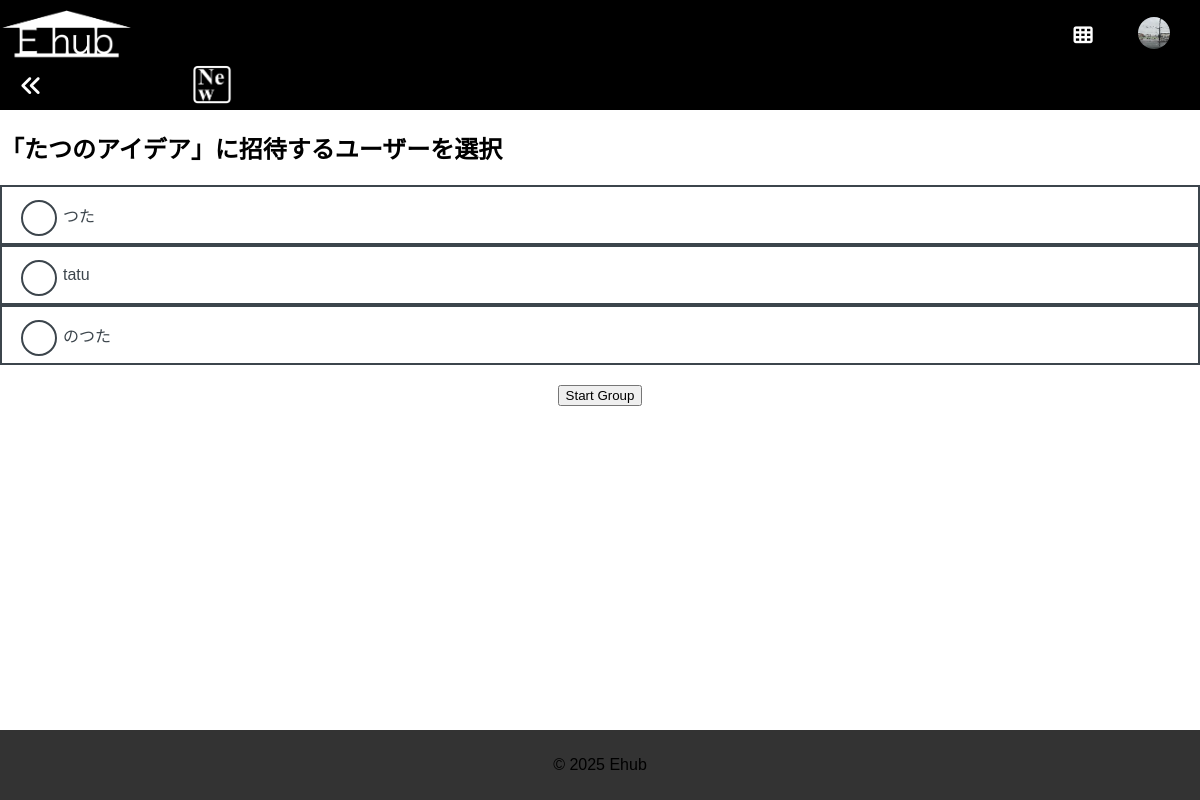
Screenshot of /group_select_users/1 (signed in) with the database file from the repository.
### models.py (models this page shows, shortened)
class User(UserMixin, db.Model):
    __tablename__ = 'user'  # 明示的にテーブル名を指定
    id = db.Column(db.Integer, primary_key=True)
    username = db.Column(db.String(64), nullable=False, unique=True)
    password_hash = db.Column(db.String(128), nullable=False)
    name = db.Column(db.String(100))
    birthdate = db.Column(db.Date)
    email = db.Column(db.String(120))
    topphoto = db.Column(db.String(255))  # 例: "user_1_topphoto.png"
    interests = db.relationship(
        'Category',
        secondary=user_interests,
        backref='users',
        lazy='dynamic'
    )
    ideas = db.relationship('Idea', backref='author', lazy='dynamic')
    notifications = db.relationship(
        'Notification',
        foreign_keys='Notification.user_id',
        backref='recipient',
        lazy='dynamic'
    )
    followers = db.relationship(
        'User',
        secondary=user_follows,
        primaryjoin=(user_follows.c.followed_id == id),
        secondaryjoin=(user_follows.c.follower_id == id),
        backref=db.backref('following', lazy='dynamic'),
        lazy='dynamic'
    )
    def get_mutual_followers_with(self, other_user):
        if not other_user:
            return []
        self_following_list = self.following.all()
        other_following_list = other_user.following.all()
        mutual = [u for u in self_following_list if u in other_following_list]
        return mutual

class Idea(db.Model):
    id = db.Column(db.Integer, primary_key=True)
    title = db.Column(db.String(128), nullable=False)
    description = db.Column(db.Text, nullable=False)
    created_at = db.Column(db.DateTime, default=datetime.utcnow)
    author_id = db.Column(db.Integer, db.ForeignKey('user.id'), nullable=True)
    categories = db.relationship(
        'Category',
        secondary=idea_categories,
        backref='ideas',
        lazy='dynamic'
    )
    comments = db.relationship('Comment', backref='idea', lazy='dynamic')
    followers = db.relationship(
        'User',
        secondary='idea_followers',
        backref='followed_ideas'
    )
    flowers = db.relationship(
        'User',
        secondary=idea_flowers,
        backref='flowered_ideas'
    )

### app.py (the view, shortened to what this page needs)
@app.route('/group_select_users/<int:idea_id>', methods=['GET','POST'])
@login_required
def group_select_users(idea_id):
    idea = Idea.query.get_or_404(idea_id)
    cusers = db.session.query(Comment.user_id).filter_by(idea_id=idea.id).distinct().all()
    comment_user_ids = {cu.user_id for cu in cusers if cu.user_id}
    mutual_followers = current_user.get_mutual_followers_with(current_user)
    mutual_user_ids = {u.id for u in mutual_followers}
    all_user_ids = comment_user_ids.union(mutual_user_ids)
    if current_user.id in all_user_ids:
        all_user_ids.remove(current_user.id)
    users = User.query.filter(User.id.in_(all_user_ids)).all()
    form = GroupSelectForm()
    return render_template('group_select_users.html', idea=idea, users=users, form=form)

### forms.py
class GroupSelectForm(FlaskForm):
    pass  # あるいは selected_users = Field(...), etc.

### app.py (called while the page is built)
@login_manager.user_loader
def load_user(user_id):
    return User.query.get(int(user_id))

### templates/group_select_users.html (shortened to what this page needs)
{% extends "base.html" %}
{% block content %}
<h2>「{{ idea.title }}」に招待するユーザーを選択</h2>
<form method="post" class="form">
  {% for u in users %}
    <div class="userContainer">
      <div class="checkboxContainer">
         <input type="checkbox" id="user_{{ u.id }}" name="selected_users" value="{{ u.id }}">
      </div>
      <div class="usernameContainer">
         {{ u.username }}
      </div>
    </div>
  {% endfor %}
  <button type="submit" class="start-group-btn">Start Group</button>
</form>
{% endblock %}

### templates/base.html (shortened to what this page needs)
<!DOCTYPE html>
<html lang="ja">
<head>
    <link rel="stylesheet"
      href="https://cdnjs.cloudflare.com/ajax/libs/font-awesome/6.2.0/css/all.min.css"
 />
    <link rel="stylesheet" href="{{ url_for('static', filename='style.css') }}">
</head>
<body class="{{ body_class|default('') }}">
    <header>
        <div class="header-left">
            <h1>
                <a href="{{ url_for('index') }}">
                    <img src="{{ url_for('static', filename='images/ehub_logo.png') }}"
                        alt="Ehub Logo"
                        class="ehub-logo">
                </a>
            </h1>
        </div>
        <div class="header-right" style="display: flex; align-items: center; justify-content: flex-end; gap: 15px;">
          <div class="app-menu-container">
              <button type="button" class="app-menu-btn">
                  <i class="fa-solid fa-th"></i>
              </button>
          </div>
          {% if current_user.is_authenticated %}
          <div class="user-settings-container">
              <a href="{{ url_for('my_user_info') }}">
                  {% if current_user.topphoto %}
                      <img src="{{ url_for('static', filename='uploads/' ~ current_user.topphoto) }}"
                          alt="Profile"
                          class="topphoto-icon">
                  {% else %}
                      <i class="fa-solid fa-user"></i>
                  {% endif %}
              </a>
          </div>
          {% endif %}
      </div>
      <a href="javascript:history.back();" class="back-button-link">
        <i class="fa-solid fa-angles-left"></i>
      </a>
      <a href="{{ url_for('recent_page') }}" class="recent-icon-link">
        <img src="{{ url_for('static', filename='images/new_recent_icon.png') }}"
            alt="New"
            class="recent-icon-img" />
      </a>
    </header>
    <main>
        {% block content %}{% endblock %}
    </main>
    <footer>
        <p>&copy; 2025 Ehub</p>
    </footer>
</body>
</html>

### static/style.css (style rules this page uses)
body { font-family: Arial, sans-serif; margin: 0; padding: 0; background-color: #fff; color: #000; }
.header, nav, main { padding: 20px; }
html, body { margin: 0; padding: 0; box-sizing: border-box; }
header { background: #000; padding: 20px; display: flex; justify-content: space-between; align-items: center; position: fixed; top: 0; height: 110px; left: 0; right: 0; z-index: 9999; }
.header-left h1, .header-left h1 a { margin: 0; color: #333; text-decoration: none; font-size: 1.5em; }
.header-right a { margin-left: 15px; text-decoration: none; color: #333; font-size: 0.9em; }
main { background-color: #fff; height: calc(100vh - (110px + 0px)); overflow-y: auto; overflow-x: hidden; width: 100%; max-width: none; margin: 0; padding: 0; box-sizing: border-box; padding-top: 110px !important; padding-bottom: 0px; margin-bottom: 0 !important; }
footer { background-color: #333; position: fixed; left: 0; right: 0; bottom: 0; text-align: center; font-size: 1.0em; margin: 0 !important; padding: 10px; box-sizing: border-box; }
.app-menu-container { position: relative; display: inline-block; z-index: 999999 !important; margin-right: 15px; }
.app-menu-btn { background: none; border: none; cursor: pointer; font-size: 1.2em; color: #333; text-decoration: none; padding: 0; }
.user-settings-container { position: relative; display: inline-block; margin-left: 15px; }
body { font-family: Arial, sans-serif; margin: 0; padding: 0; }

### templates/base.html (style rules this page uses)
.header-left h1 { margin: 0; }
.header-left h1 a { text-decoration: none; color: #333; }
.header-right a { margin-left: 20px; text-decoration: none; color: #333; }
.ehub-logo { max-height: 50px; height: auto; width: auto; display: block; }
body { margin: 0; padding: 0; font-family: Arial, sans-serif; }
header { background: #000; padding: 0px; display: flex; justify-content: space-between; align-items: center; position: fixed; top: 0; left: 0; right: 0; z-index: 9999; height: 110px; }
.header-right { display: flex; align-items: center; justify-content: flex-end; gap: 15px; }
.app-menu-container { position: relative; display: inline-block; margin-right: 15px; }
.app-menu-btn { background: none; border: none; cursor: pointer; font-size: 1.2em; color: #fff; width: 40px; height: 40px; display: flex; align-items: center; justify-content: center; }
.user-settings-container { position: relative; display: inline-block; margin-left: 15px; }
.topphoto-icon { width: 32px; height: 32px; position: relative; left: -30px; border-radius: 50%; object-fit: cover; }
.app-menu-btn { background: none; border: none; cursor: pointer; font-size: 1.2em; color: #fff; }
.ehub-logo, .app-menu-container, .user-settings-container { transform: translateY(-20px); }
.back-button-link { position: absolute; bottom: 10px; left: 20px; color: #fff; font-size: 1.4em; text-decoration: none; transform: none; }
.recent-icon-link { position: absolute; bottom: 5px; left: 16%; width: 40px; height: 40px; text-decoration: none; cursor: pointer; }
.recent-icon-img { width: 100%; height: auto; border-radius: 5px; display: block; }

### templates/group_select_users.html (style rules this page uses)
.form { width: 100%; margin: 0 auto; }
.userContainer { display: flex; align-items: center; border: 2px solid #3C454C; border-radius: 0px; padding: 10px 15px; margin: 0px 0; box-sizing: border-box; width: 100%; }
.checkboxContainer { position: relative; width: 36px; height: 36px; flex-shrink: 0; }
.checkboxContainer input[type="checkbox"] { -webkit-appearance: none; appearance: none; width: 100%; height: 100%; border: 2px solid #3C454C; border-radius: 50%; outline: none; cursor: pointer; }
.usernameContainer { margin-left: 10px; flex-grow: 1; font-size: 1em; color: #3C454C; }
.start-group-btn { margin-top: 20px; display: block; margin-left: auto; margin-right: auto; }

### rows the page displays
User: topphoto (picture)
Idea: title "たつのアイデア"
User: username "つた"
User: username "tatu"
User: username "のつた"
